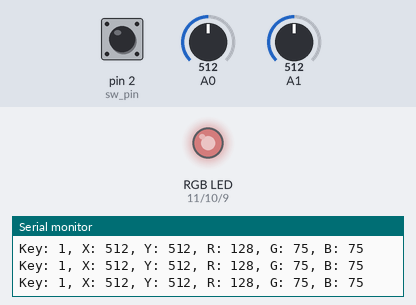
A sketch run on a simulated Arduino Uno, built with avr-gcc and run on an emulated ATmega328P. On the bench: an RGB LED mixed from three pins (HIGH = lit), the last lines printed to the serial monitor. The inputs (shaded band) are chosen by the test bench; at power-on: A0 = 512, A1 = 512, pin 2 (sw_pin) HIGH. Dim RGB values are drawn brighter than linear.

Above: at 1.2 s.
1.3 s: A0 set to 716
At 2.0 s:
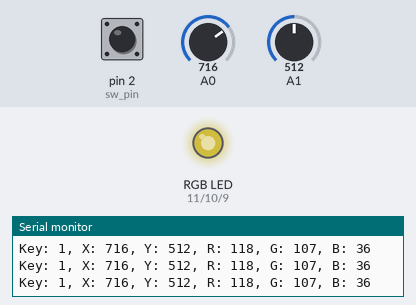
2.8 s: A1 set to 716
At 4.0 s:
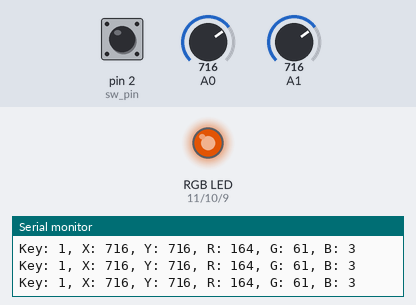
4.3 s: pin 2 (sw_pin) pulled LOW for 0.15 s
At 5.3 s:
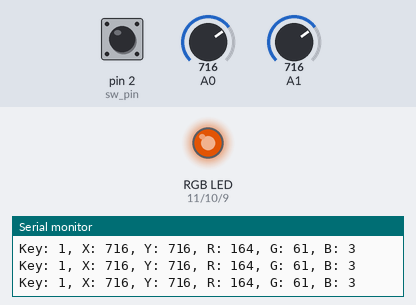
5.9 s: A0 set to 900
At 7.1 s:
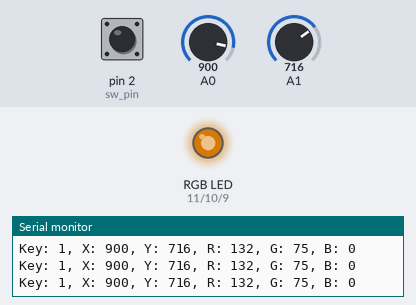
7.4 s: A1 set to 900
At 8.3 s:
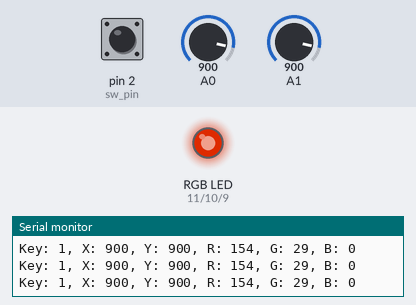
8.9 s: A0 set to 1023
At 9.3 s:
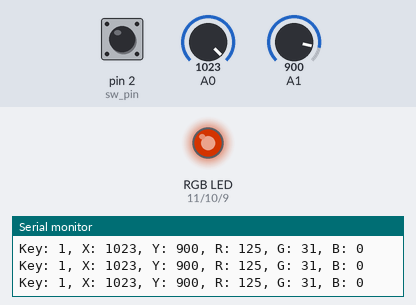
Timing chart, 0 to 11.4 s (numbered marks = the images above; inputs shaded):
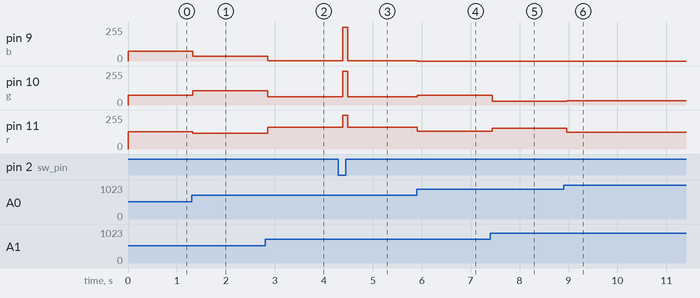

Measured:
- after the input at 1.3 s, pin 9 (b): 75/255 → 36/255 at once; pin 10 (g): 75/255 → 107/255 at once; pin 11 (r): 128/255 → 118/255 at once
- after the input at 2.8 s, pin 9 (b): 36/255 → 3/255 after 0.06 s; pin 10 (g): 107/255 → 61/255 after 0.06 s; pin 11 (r): 118/255 → 164/255 after 0.06 s
- after the input at 4.3 s, pin 9 (b): 3/255 → 255/255 after 0.08 s, → 3/255 0.10 s later; pin 10 (g): 61/255 → 255/255 after 0.08 s, → 61/255 0.10 s later; pin 11 (r): 164/255 → 255/255 after 0.08 s, → 164/255 0.10 s later
- after the input at 5.9 s, pin 9 (b): 3/255 → 0/255 at once; pin 10 (g): 61/255 → 75/255 at once; pin 11 (r): 164/255 → 132/255 at once
- after the input at 7.4 s, pin 10 (g): 75/255 → 29/255 at once; pin 11 (r): 132/255 → 154/255 at once
- after the input at 8.9 s, pin 10 (g): 29/255 → 31/255 after 0.07 s; pin 11 (r): 154/255 → 125/255 after 0.07 s

The sketch:

RGB_joystick.ino
```cpp
const int sw_pin = 2;
const int x_pin = 0;
const int y_pin = 1;

#define r 11
#define g 10
#define b 9

const int redX = 512;
const int redY = 1023;
const int greenX = 1023;
const int greenY = 0;
const int blueX = 0;
const int blueY = 0;


void setup() {
  pinMode(sw_pin, INPUT);
  digitalWrite(sw_pin,HIGH);
  Serial.begin(9600);

  pinMode(r, OUTPUT);
  pinMode(g, OUTPUT);
  pinMode(b, OUTPUT);

}

void loop() {
  int xaxis = analogRead(A0);
  int yaxis = analogRead(A1);

  //xaxis = map(xaxis, 0, 1023, 0, 1023);
  //yaxis = map(yaxis, 0, 1023, 1023, 0);

  int distanceRed = sqrt(pow(abs(redX - xaxis),2) + pow(abs(redY - yaxis), 2));
  int distanceGreen = sqrt(pow(abs(greenX - xaxis), 2) + pow(abs(greenY - yaxis),2));
  int distanceBlue = sqrt(pow(abs(blueX - xaxis), 2) + pow(abs(blueY - yaxis),2));

  int brightRed = 255 - constrain(map(distanceRed, 0 ,1023, 0, 255), 0, 255);
  int brightGreen = 255 - constrain(map(distanceGreen, 0, 1023, 0, 255), 0, 255);
  int brightBlue = 255 - constrain(map(distanceBlue, 0, 1023, 0, 255), 0, 255);

  if(digitalRead(sw_pin) == 0){
    brightRed = 255;
    brightGreen = 255;
    brightBlue = 255;
  }

  analogWrite(r, brightRed);
  analogWrite(g, brightGreen);
  analogWrite(b, brightBlue);

  Serial.print("Key: ");
  Serial.print(digitalRead(sw_pin));
  Serial.print(", X: ");
  Serial.print(xaxis);
  Serial.print(", Y: ");
  Serial.print(yaxis);
  Serial.print(", R: ");
  Serial.print(brightRed);
  Serial.print(", G: ");
  Serial.print(brightGreen);
  Serial.print(", B: ");
  Serial.print(brightBlue);
  Serial.println("\n");
  delay(100);
}
```
